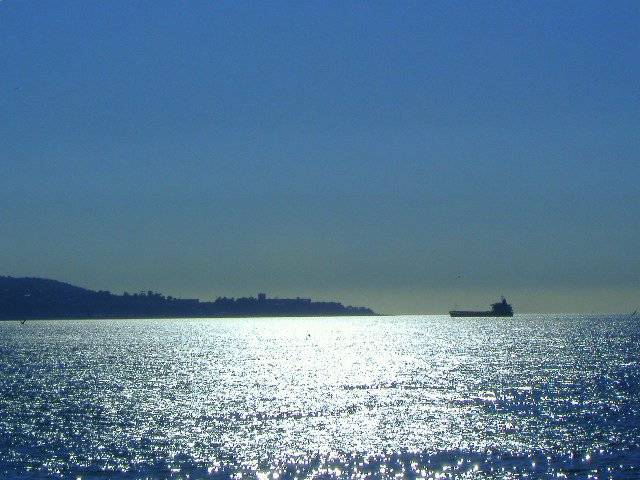
#> input picture img/brillo.jpg, 640 x 480 px, found by its file name
$ python 'umbralización.py'
#> lines starting #> are read from the running program, lines starting #| are printed output that depends on the picture; after the words box and inside, x2 and y2 are one past the last pixel; in counts of white or black regions, pixels touching at a corner belong together
import cv2
import numpy as np
import matplotlib.pyplot as plt
import os

# Cargar la imagen
#image_orig = cv2.imread('/Users/lichi/Desktop/Tesis/detector-obstaculos-logica-difusa/img/atardecer.jpg')
image_path = os.path.abspath('/Users/lichi/Desktop/Tesis/detector-obstaculos-logica-difusa/img/brillo.jpg')
image_orig = cv2.imread(image_path)
#> image_orig is the input picture: shape (480, 640, 3); mean B, G, R 152.3, 124.9, 91.1
image = image_orig[1010:,:]
#> image = empty array
print(image.shape)
#| (0, 640, 3)
# cv2.imshow('RGB Image',image )
# cv2.waitKey(0)
# Separar los canales de color
if image is None:
    print("No se pudo leer la imagen")
else:
    # Comprueba si la imagen es en escala de grises o tiene solo un canal
    if len(image.shape) == 2 or image.shape[2] == 1:
        # Si la imagen es en escala de grises o tiene solo un canal,
        # no es necesario dividirla en canales de color
        print("La imagen es en escala de grises o tiene un solo canal")
    # Verifica si la imagen es a color
    if len(image.shape) == 3 and image.shape[2] == 3:
        # Accede a los canales de color directamente
        b = image[:,:,0]  # Canal azul
#> b = empty array
        g = image[:,:,1]  # Canal verde
#> g = empty array
        r = image[:,:,2]  # Canal rojo
#> r = empty array
        print(b, g, r)
    else:
        print("La imagen no es a color")

# Calcular los histogramas de cada canal de color
hist_b, bins_b = np.histogram(b.flatten(), 256, [0, 256])
#> hist_b = 256 values from 0 to 0; bins_b = 257 values from 0 to 256
hist_g, bins_g = np.histogram(g.flatten(), 256, [0, 256])
#> hist_g = 256 values from 0 to 0; bins_g = 257 values from 0 to 256
hist_r, bins_r = np.histogram(r.flatten(), 256, [0, 256])
#> hist_r = 256 values from 0 to 0; bins_r = 257 values from 0 to 256

rojo = [75,126]
verde = [78,140]
azul = [87,150]

plt.subplot(131)  # Fila 1, Columna 1
plt.bar(bins_b[:-1], hist_b, width=1, label='Azul')
plt.xlabel('Umbrales')
plt.ylabel('Frecuencia')
plt.xlim([0, 256])
plt.title('Histograma Azul')

plt.subplot(132)  # Fila 1, Columna 2
plt.bar(bins_g[:-1], hist_g, width=1, label='Verde')
plt.xlabel('Umbrales')
plt.ylabel('Frecuencia')
plt.xlim([0, 256])
plt.title('Histograma Verde')

plt.subplot(133)  # Fila 1, Columna 3
plt.bar(bins_r[:-1], hist_r, width=1, label='Rojo')
plt.xlabel('Umbrales')
plt.ylabel('Frecuencia')
plt.xlim([0, 256])
plt.title('Histograma Rojo')

plt.tight_layout()
plt.show()
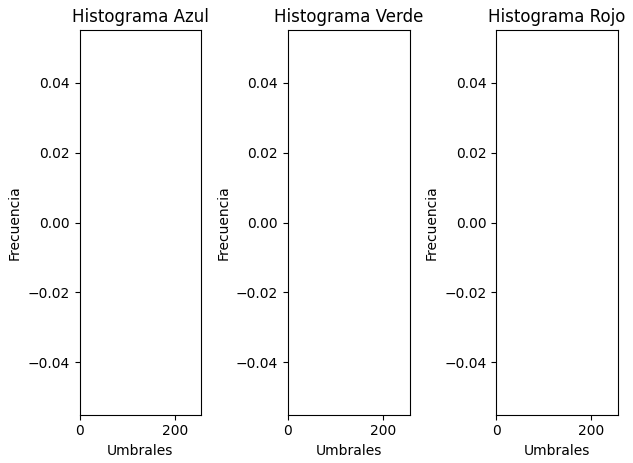
#> figure drawn by matplotlib, 3 panels

import cv2
import numpy as np

# Cargar la imagen
image = image_orig


# Convertir la imagen a HSV
hsv_image = cv2.cvtColor(image, cv2.COLOR_BGR2HSV)
#> hsv_image: shape (480, 640, 3); mean H, S, V 100.5, 109.9, 152.7

# Definir los rangos de colores para azul (agua) en HSV
lower_blue = np.array([95, 100, 50])
upper_blue = np.array([130, 255, 255])

# Crear máscara para el rango de color azul
mask_blue = cv2.inRange(hsv_image, lower_blue, upper_blue)
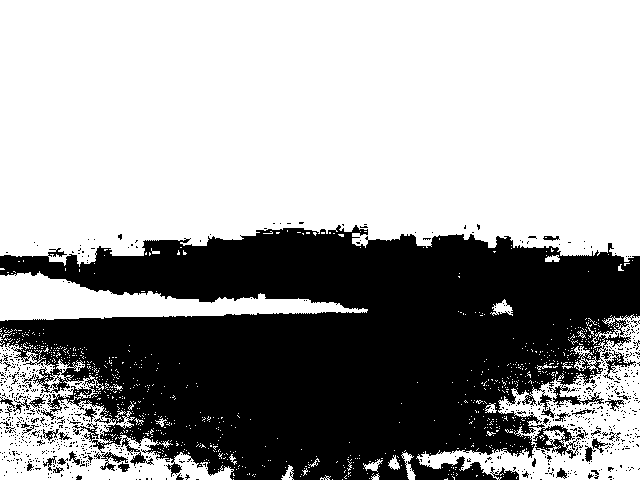
#> mask_blue: shape (480, 640); 62.4% white; 857 black regions (817 under 20 px), largest, box (x1, y1, x2, y2) and area: (0, 225, 640, 480) 111074, (601, 350, 636, 380) 255, (94, 452, 128, 471) 200

# Aplicar suavizado gaussiano a la máscara
mask_blue = cv2.GaussianBlur(mask_blue, (5, 5), 0)
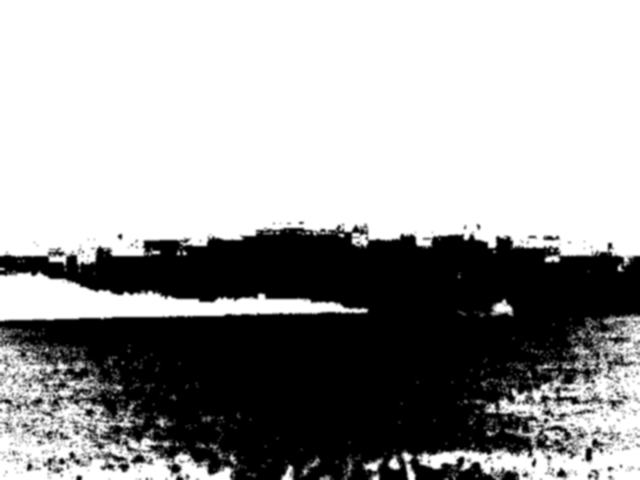
#> mask_blue: shape (480, 640); min 0, max 255, mean 159.1

# Aplicar erosión y dilatación a la máscara
kernel = np.ones((3, 3), np.uint8)
mask_blue = cv2.erode(mask_blue, kernel, iterations=1)
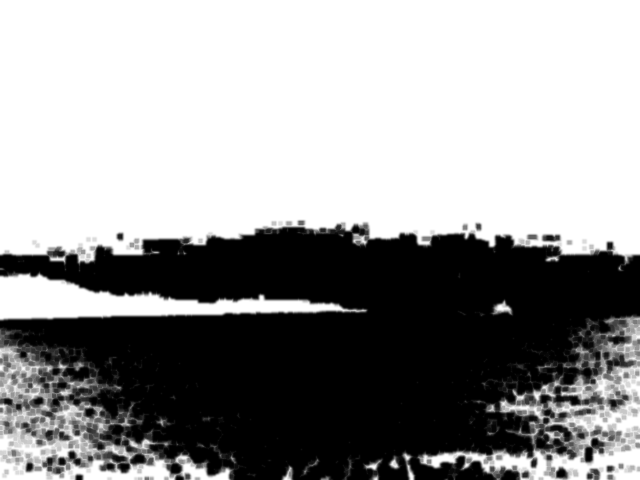
#> mask_blue: shape (480, 640); min 0, max 255, mean 152
mask_blue = cv2.dilate(mask_blue, kernel, iterations=1)

# Aplicar la máscara a la imagen original
result = cv2.bitwise_and(image, image, mask=mask_blue)
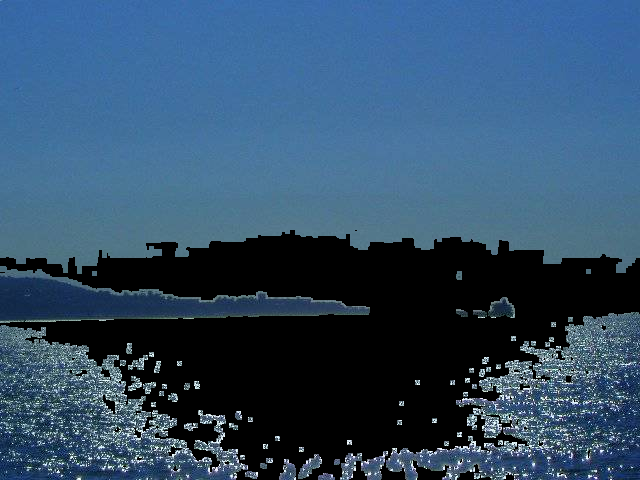
#> result: shape (480, 640, 3); mean B, G, R 103.7, 77.3, 49.2

# Guardar la imagen resultante
cv2.imwrite('output_image.jpg', result)

exit()
#> (the program exits here)

$ run again, with img/atardecer.jpg copied over img/brillo.jpg
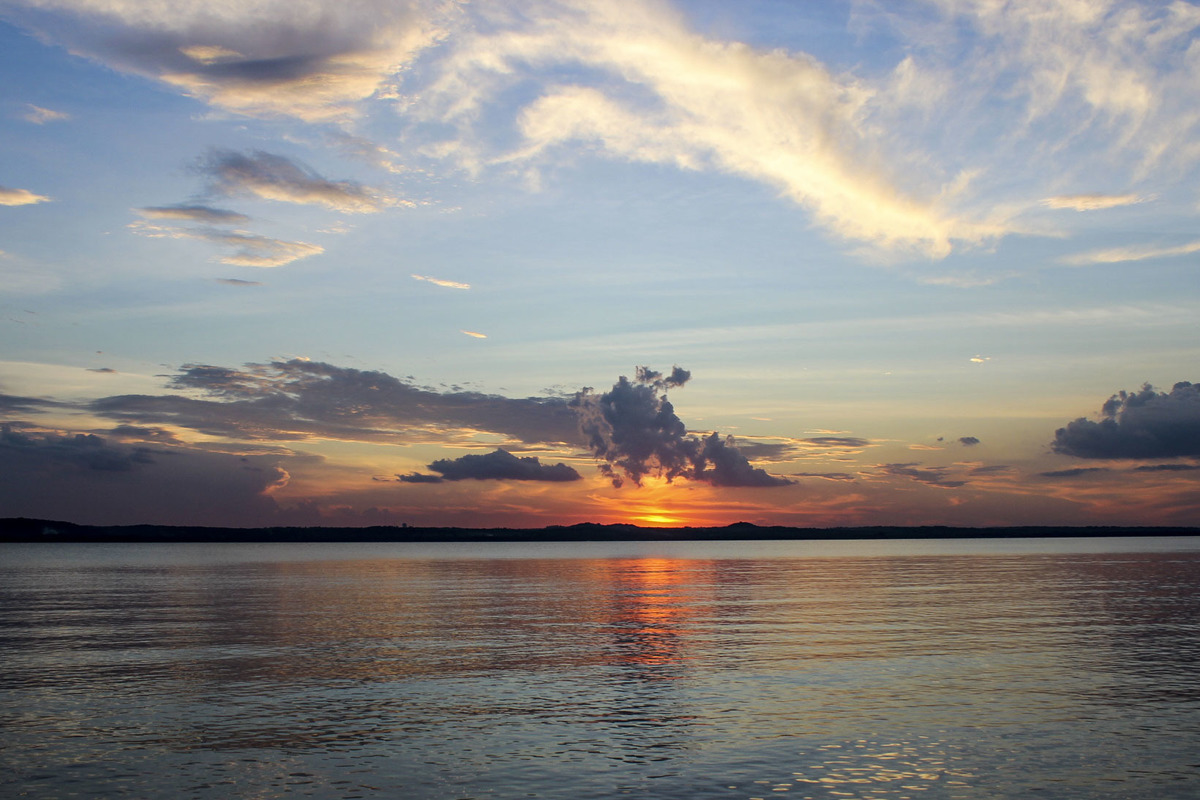
#> input picture img/atardecer.jpg, 1200 x 800 px, found by its file name
#> image_orig is the input picture: shape (800, 1200, 3); mean B, G, R 133.4, 134.9, 137.6
#> image = empty array
#| (0, 1200, 3)
#> hist_b = 256 values from 0 to 0; bins_b = 257 values from 0 to 256
#> hist_g = 256 values from 0 to 0; bins_g = 257 values from 0 to 256
#> hist_r = 256 values from 0 to 0; bins_r = 257 values from 0 to 256
#> hsv_image: shape (800, 1200, 3); mean H, S, V 71.3, 46.2, 148.2
#> `mask_blue = cv2.inRange(hsv_image, lower_blue, upper_blue)`:
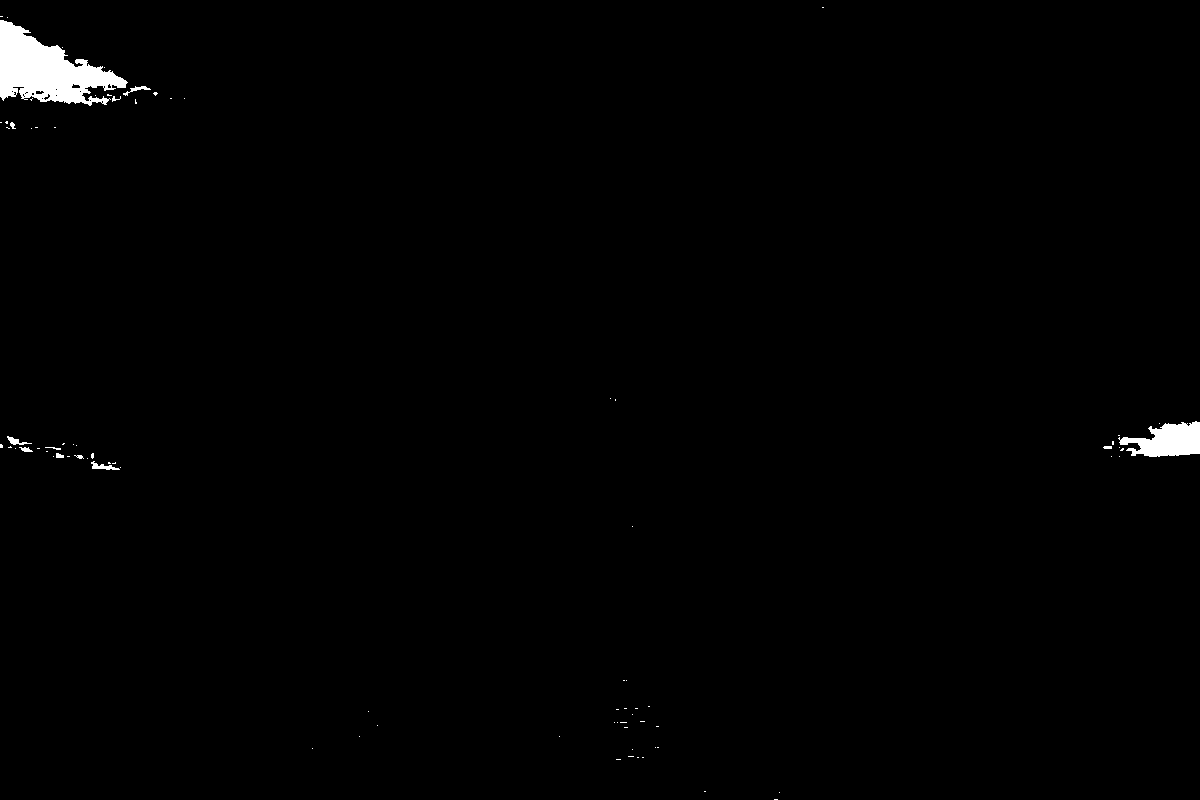
#> mask_blue: shape (800, 1200); 0.86% white; 83 white regions (71 under 20 px), largest, box (x1, y1, x2, y2) and area: (0, 20, 128, 106) 5681, (1118, 421, 1200, 457) 1884, (91, 461, 120, 470) 113
